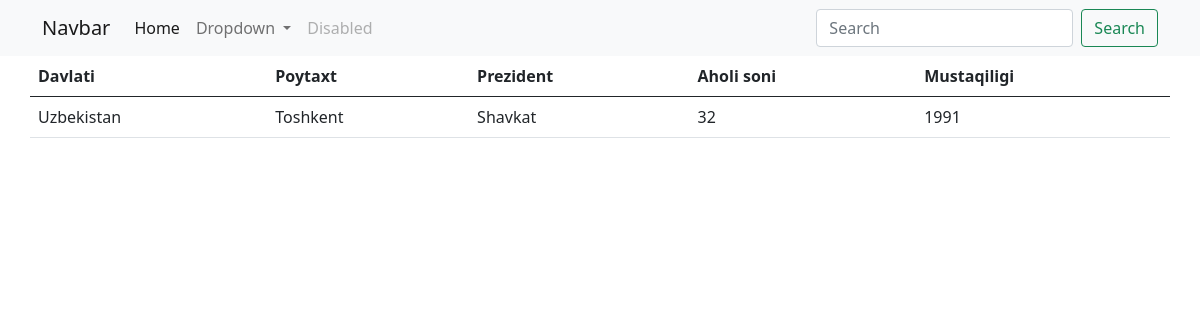
/poytaxt/1/, run on the app's committed database.
### home/models.py (models this page shows, shortened)
class CountryModel(models.Model):
    d_name = models.CharField(max_length=30)
    president = models.CharField(max_length=30)
    aholi_soni = models.PositiveIntegerField()
    mustaqilligi = models.PositiveIntegerField()
    class Meta:
        verbose_name = 'Country'
        verbose_name_plural = 'Countries'

class Poytaxt(models.Model):
    p_name = models.CharField(max_length=100)
    davlat = models.OneToOneField(CountryModel, on_delete=models.RESTRICT)
    class Meta:
        verbose_name = 'Poytaxt'
        verbose_name_plural = 'Poytaxtlar'

### home/views.py (the view)
# urls.py: path('poytaxt/<int:pk>/', poytaxt_view, name='poytaxt')
def poytaxt_view(request, pk):
    obj1 = Poytaxt.objects.get(id=pk)
    asd = CountryModel.objects.get(id=pk)
    return render(request, 'main/contrib.html', context={
        'obj1': obj1,
        "asd": asd
    })

### template/main/contrib.html
{% extends 'leyauts/base.html' %}
{% block content %}
    <table class="table">
        <thead>
        <tr>
            <th scope="col">Davlati</th>
            <th scope="col">Poytaxt</th>
            <th scope="col">Prezident</th>
            <th scope="col">Aholi soni</th>
            <th scope="col">Mustaqiligi</th>
        </tr>
        </thead>
        <tbody>
        <tr>
            <td>{{ asd.d_name }}</td>
            <td>{{ obj1.p_name }}</td>
            <td>{{ asd.president }}</td>
            <td>{{ asd.aholi_soni }}</td>
            <td>{{ asd.mustaqilligi }}</td>
        </tr>
        </tbody>
    </table>
{% endblock %}

### data on the page
CountryModel: d_name "Uzbekistan", president "Shavkat", aholi_soni "32", mustaqilligi "1991"
Poytaxt: p_name "Toshkent"
